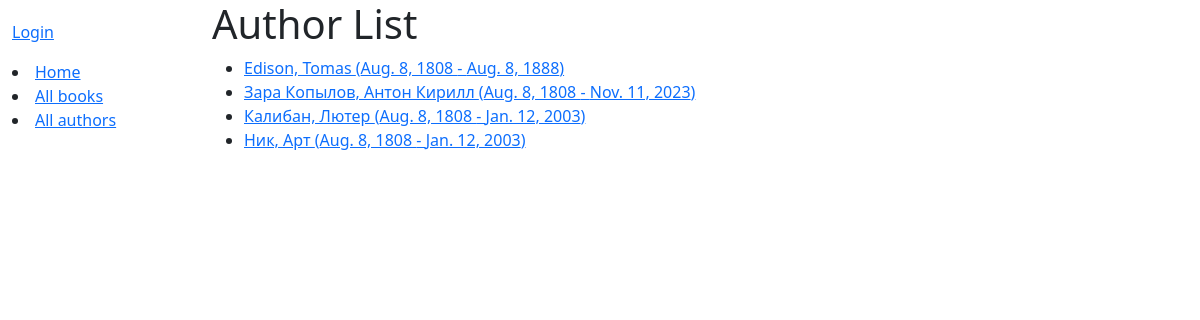
Screenshot of /catalog/authors/ with the database file from the repository.
### catalog/models.py (models this page shows)
class Author(models.Model):
    first_name = models.CharField(max_length=100)
    last_name = models.CharField(max_length=100)
    date_of_birth = models.DateField(null=True, blank=True)
    date_of_death = models.DateField('died', null=True, blank=True)
    class Meta:
        ordering = ['last_name', 'first_name']
    def get_absolute_url(self):
        return reverse('author-detail', args=[str(self.id)])
    def __str__(self):
        return f'{self.last_name}, {self.first_name}'

### catalog/views.py (the view)
# urls.py: path('authors/', views.AuthorListView.as_view(), name='authors'),
class AuthorListView(generic.ListView):
    model = Author
    paginate_by = 10

### catalog/templates/catalog/author_list.html
{% extends "base_generic.html" %}
{% block content %}
<h1>Author List</h1>
{% if author_list %}
  <ul>
  {% for author in author_list %}
    <li>
      <a href="{{ author.get_absolute_url }}">
      {{ author }} ({{author.date_of_birth}} - {% if author.date_of_death %}{{author.date_of_death}}{% endif %})
      </a>
    </li>
  {% endfor %}
 </ul>
{% else %}
  <p>There are no authors available.</p>
{% endif %}
{% endblock %}

### rows the page displays
Author: last_name+first_name "Edison, Tomas", date_of_birth "Aug. 8, 1808", date_of_death "Aug. 8, 1888"
Author: last_name+first_name "Зара Копылов, Антон Кирилл", date_of_birth "Aug. 8, 1808", date_of_death "Nov. 11, 2023"
Author: last_name+first_name "Калибан, Лютер", date_of_birth "Aug. 8, 1808", date_of_death "Jan. 12, 2003"
Author: last_name+first_name "Ник, Арт", date_of_birth "Aug. 8, 1808", date_of_death "Jan. 12, 2003"
